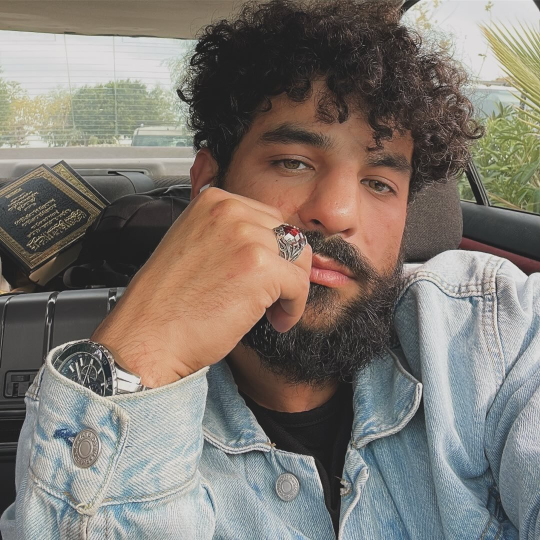
#> input picture gif/image1.jpg, 1080 x 1080 px (shown at 1/2 size)
$ python GIF.py
#> lines starting #> are read from the running program, lines starting #| are printed output that depends on the picture


import imageio.v3 as iio
from PIL import Image


filenames = ['image1.jpg', 'image2.jpg', 'image3.jpg']
images = []

for filename in filenames:
    image = Image.open(filename)
#> image is the input picture: PIL image 1080x1080 RGB; mean R, G, B 127.4, 120.5, 113.2
    image = image.resize((500, 500))
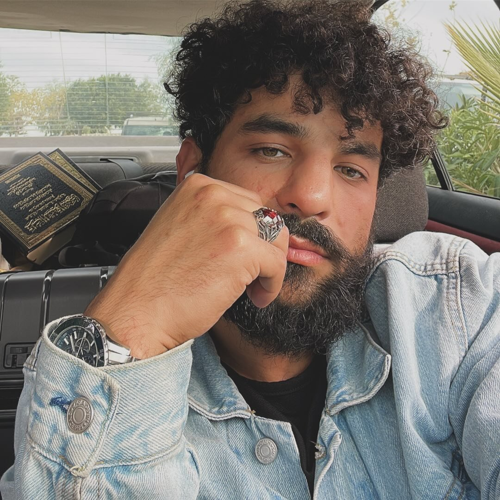
#> image: PIL image 500x500 RGB; mean R, G, B 127.4, 120.5, 113.2
    images.append(image)
#> pass 2 of the loop `for filename in filenames:`:
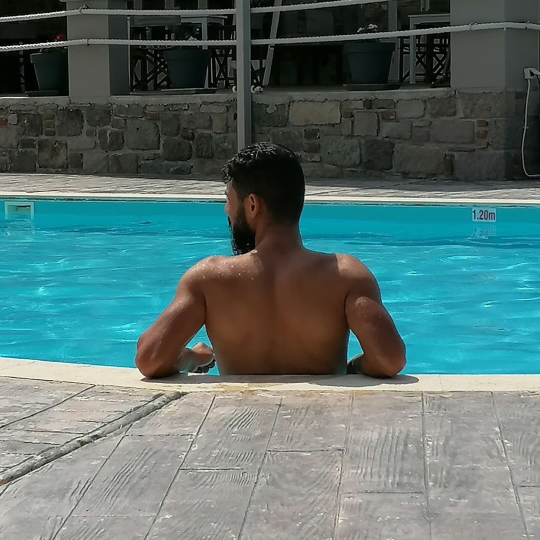
#> input picture gif/image2.jpg, 1080 x 1080 px (shown at 1/2 size)
#> image is the input picture: PIL image 1080x1080 RGB; mean R, G, B 88.6, 113.2, 111
#> `image = image.resize((500, 500))`:
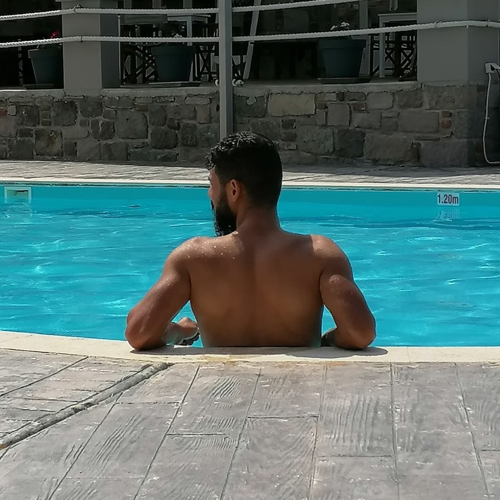
#> image: PIL image 500x500 RGB; mean R, G, B 88.6, 113.2, 111.1
#> pass 3 of the loop `for filename in filenames:`:
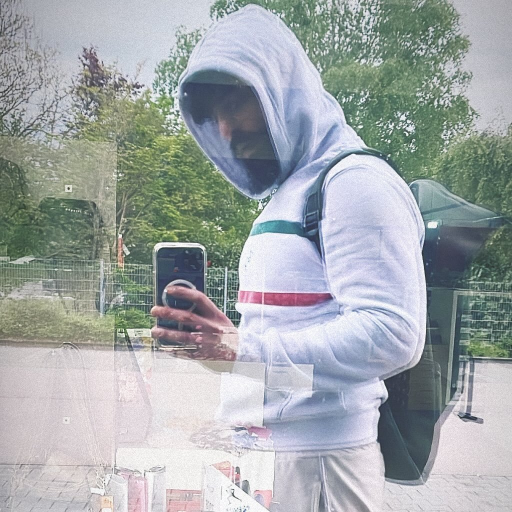
#> input picture gif/image3.jpg, 1024 x 1024 px (shown at 1/2 size)
#> image is the input picture: PIL image 1024x1024 RGB; mean R, G, B 161.5, 167.4, 169
#> `image = image.resize((500, 500))`:
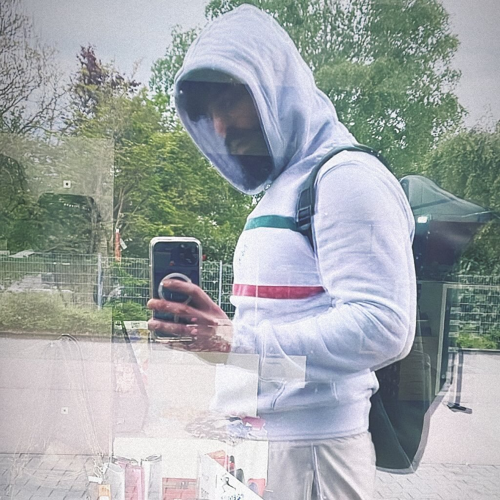
#> image: PIL image 500x500 RGB; mean R, G, B 161.5, 167.4, 169


iio.imwrite('my_gif.gif', images, duration=500, loop=0)
